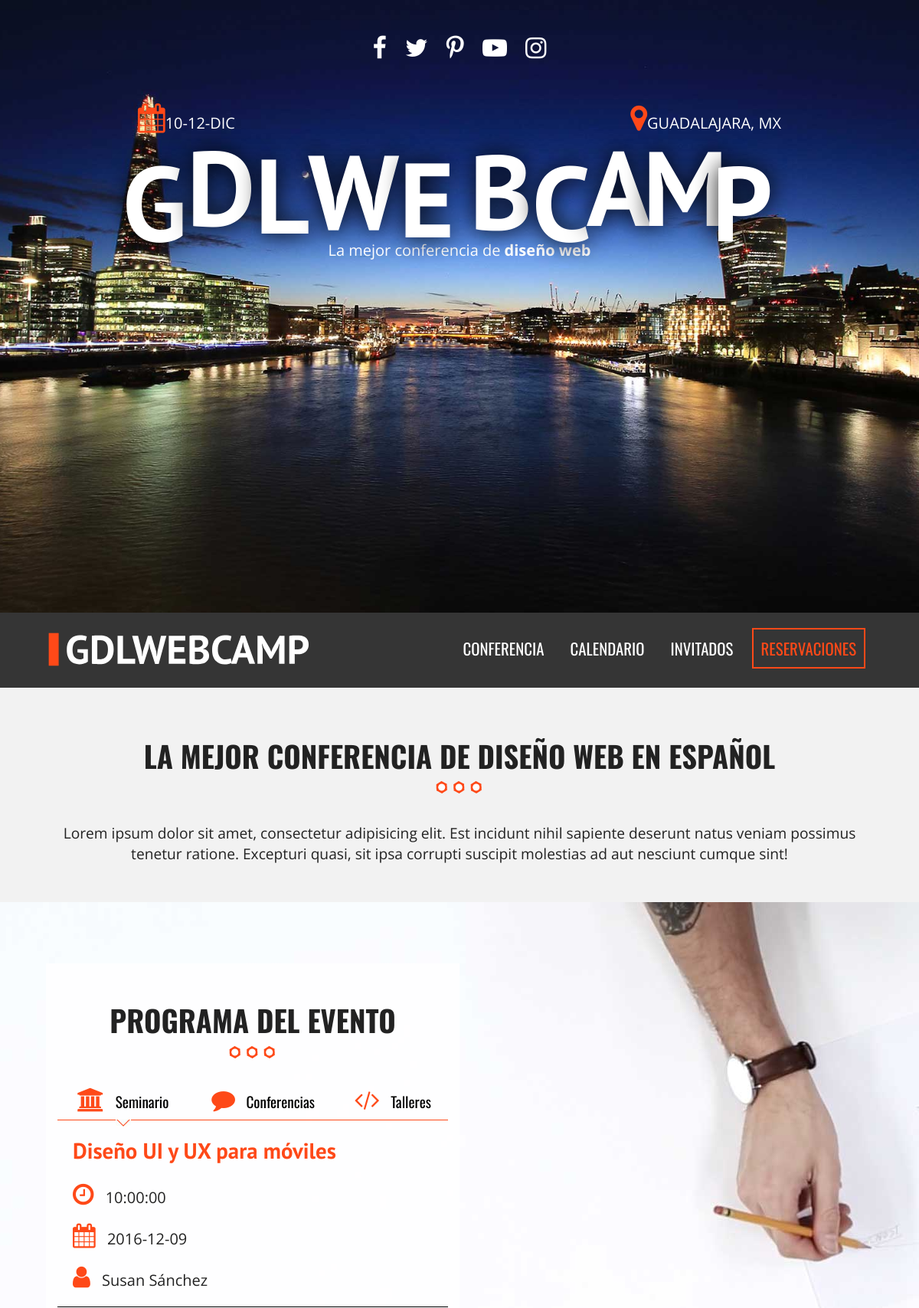
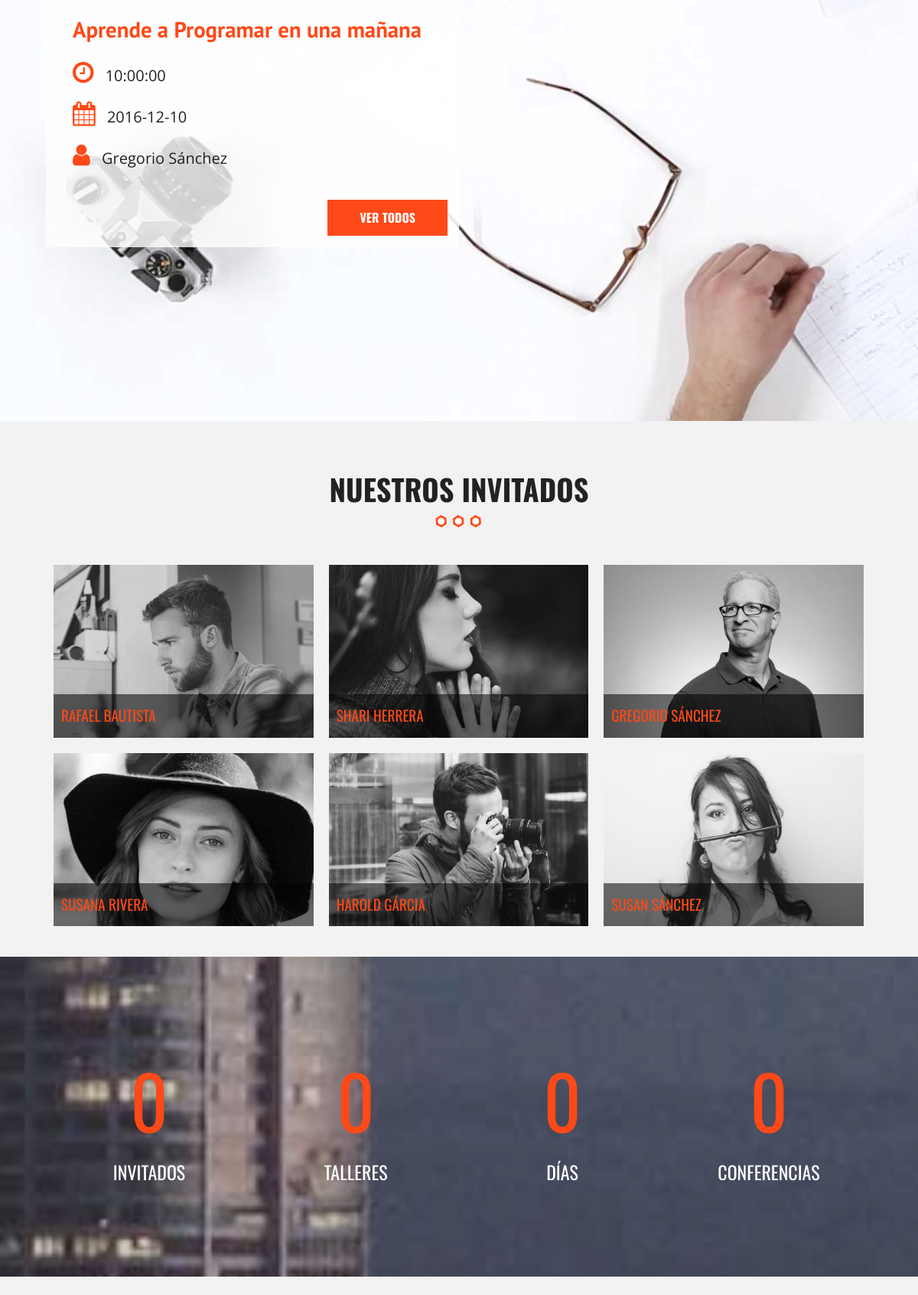
The page / (upper part) on the database its author committed (2 pictures, top to bottom).
### tables this page shows
CREATE TABLE `categoria_evento` (
  `id_categoria` tinyint(10) NOT NULL,
  `cat_evento` varchar(50) NOT NULL,
  `icono` varchar(15) NOT NULL
);

CREATE TABLE `eventos` (
  `evento_id` tinyint(10) NOT NULL,
  `nombre_evento` varchar(60) NOT NULL,
  `fecha_evento` date NOT NULL,
  `hora_evento` time NOT NULL,
  `id_categoria` tinyint(10) NOT NULL,
  `id_invitados` tinyint(4) NOT NULL,
  `clave` varchar(10) NOT NULL
);

CREATE TABLE `invitados` (
  `invitados_id` tinyint(4) NOT NULL,
  `nombre_invitado` varchar(30) NOT NULL,
  `apellido_invitado` varchar(30) NOT NULL,
  `descripcion` text NOT NULL,
  `url_imagen` varchar(50) NOT NULL
);

### index.php (the view, shortened to what this page needs)
<?php include_once 'includes/templates/header.php'; ?>
    <section class="seccion contenedor">
      <h2>La mejor conferencia de diseño web en español</h2>
      <p>Lorem ipsum dolor sit amet, consectetur adipisicing elit. Est incidunt nihil sapiente deserunt natus veniam possimus tenetur ratione. Excepturi quasi, sit ipsa corrupti suscipit molestias ad aut nesciunt cumque sint!</p>
    </section>
    <section class="programa">
      <div class="contenedor-video">
        <video autoplay loop poster="img/bg-talleres.jpg">
          <source src="video/video.mp4" type="video/mp4">
          <source src="video/video.webm" type="video/webm">
          <source src="video/video.ogv" type="video/ogg">
        </video>
      </div>
      <div class="contenido-programa">
        <div class="contenedor">
          <div class="programa-evento">
            <h2>Programa del Evento</h2>
            <?php
                try{
                    require ('includes/funciones/db_conexion.php');
                    $sql = "SELECT * FROM `categoria_evento` ";
                    $resultado = $conn->query($sql);
                }
                catch(Exeption $e){
                    $error = $e->getMessage();
                }
            ?>
            <nav class="menu-programa">
              <?php while($cat = $resultado->fetch_array(MYSQLI_ASSOC)) { ?>
                <?php $categoria = $cat['cat_evento']; ?>
                <a href="#<?php echo strtolower($categoria); ?>">
                  <i class="fa <?php echo $cat['icono']; ?>" aria-hidden="true"></i> <?php echo $categoria; ?>
                </a>
              <?php } ?>
            </nav>
            <?php
                try{
                    $sql = "SELECT `evento_id`, `nombre_evento`, `fecha_evento`, `hora_evento`, `cat_evento`, `nombre_invitado`, `apellido_invitado` ";
                    $sql .= "FROM `eventos` ";
                    $sql .= "INNER JOIN `categoria_evento` ";
                    $sql .= "ON eventos.id_categoria=categoria_evento.id_categoria ";
                    $sql .= "INNER JOIN `invitados` ";
                    $sql .= "ON eventos.id_invitados=invitados.invitados_id ";
                    $sql .= "AND eventos.id_categoria = 1 ";
                    $sql .= "ORDER BY `evento_id` LIMIT 2; ";
                    $sql .= "SELECT `evento_id`, `nombre_evento`, `fecha_evento`, `hora_evento`, `cat_evento`, `nombre_invitado`, `apellido_invitado` ";
                    $sql .= "FROM `eventos` ";
                    $sql .= "INNER JOIN `categoria_evento` ";
                    $sql .= "ON eventos.id_categoria=categoria_evento.id_categoria ";
                    $sql .= "INNER JOIN `invitados` ";
                    $sql .= "ON eventos.id_invitados=invitados.invitados_id ";
                    $sql .= "AND eventos.id_categoria = 2 ";
                    $sql .= "ORDER BY `evento_id` LIMIT 2; ";
                    $sql .= "SELECT `evento_id`, `nombre_evento`, `fecha_evento`, `hora_evento`, `cat_evento`, `nombre_invitado`, `apellido_invitado` ";
                    $sql .= "FROM `eventos` ";
                    $sql .= "INNER JOIN `categoria_evento` ";
                    $sql .= "ON eventos.id_categoria=categoria_evento.id_categoria ";
                    $sql .= "INNER JOIN `invitados` ";
                    $sql .= "ON eventos.id_invitados=invitados.invitados_id ";
                    $sql .= "AND eventos.id_categoria = 3 ";
                    $sql .= "ORDER BY `evento_id` LIMIT 2; ";
                }
                catch(Exeption $e){
                    $error = $e->getMessage();
                }
            ?>
            <?php $conn->multi_query($sql); ?>
            <?php
              do {
                $resultado = $conn->store_result();
                $row = $resultado->fetch_all(MYSQLI_ASSOC); ?>
                <?php $i = 0; ?>
                <?php foreach ($row as $evento): ?>
                  <?php if($i % 2 == 0) { ?>
                    <div id="<?php echo strtolower($evento['cat_evento']); ?>" class="info-curso ocultar clearfix">
                  <?php } ?>
                      <div class="detalle-evento">
                        <h3><?php echo utf8_encode($evento['nombre_evento']); ?></h3>
                        <p><i class="fa fa-clock-o" aria-hidden="true"></i> <?php echo $evento['hora_evento']; ?></p>
                        <p><i class="fa fa-calendar" aria-hidden="true"></i> <?php echo $evento['fecha_evento']; ?></p>
                        <p><i class="fa fa-user" aria-hidden="true"></i> <?php echo utf8_encode($evento['nombre_invitado'] ." ". $evento['apellido_invitado']); ?></p>
                      </div>
                  <?php if($i % 2 == 1): ?>
                      <a href="calendario.php" class="button float-right">Ver Todos</a>
                    </div>
                  <?php endif; ?>
                <?php $i++; ?>
                <?php endforeach; ?>
              <?php } while ($conn->more_results() && $conn->next_result());
            ?>
          </div>
        </div>
      </div>
    </section>
    <?php include_once "includes/templates/invitados.php"; ?>
    <div class="contador parallax">
      <div class="contenedor">
        <ul class="resumen-evento clearfix">
          <li><p class="numero">0</p> Invitados</li>
          <li><p class="numero">0</p> Talleres</li>
          <li><p class="numero">0</p> Días</li>
          <li><p class="numero">0</p> Conferencias</li>
        </ul>
      </div>
    </div>
<?php include_once 'includes/templates/footer.php'; ?>

### includes/templates/invitados.php (shortened to what this page needs)
<?php
    try{
        require ('includes/funciones/db_conexion.php');
        $sql = "SELECT * FROM `invitados` ";
        $resultado = $conn->query($sql);
    }
    catch(Exeption $e){
        $error = $e->getMessage();
    }
?>
    <section class="invitados contenedor seccion">
        <h2>Nuestros Invitados</h2>
        <ul class="lista-invitados clearfix">
            <?php while ($invitados = $resultado->fetch_assoc()) { ?>
                <li>
                <div class="invitado">
                    <a class="invitado-info" href="#invitado<?php echo $invitados['invitados_id']; ?>">
                        <img src="img/<?php echo $invitados['url_imagen']; ?>" alt="Imágen Invitado">
                        <p><?php echo $invitados['nombre_invitado'] ." ". $invitados['apellido_invitado']; ?></p>
                    </a>
                </div>
                </li>
            <?php }  ?>
        </ul>
    </section>

### css/main.css (style rules this page uses)
html { color: #222; font-size: 1em; line-height: 1.4; }
audio, canvas, iframe, img, svg, video { vertical-align: middle; }
html { box-sizing: border-box; }
*, *::before, *::after { box-sizing: inherit; }
body { background-color: #f2f2f2; font-family: 'Open Sans', sans-serif; }
.contenedor { width: 98%; margin: 0 auto; }
@media only screen and (min-width: 480px) { .contenedor { width: 95%; } }
@media only screen and (min-width: 768px) { .contenedor { width: 90%; } }
@media only screen and (min-width: 992px) { .contenedor { width: 90%; max-width: 1100px; } }
.seccion { padding: 30px 0; }
.seccion p { font-size: 1.2em; text-align: center; }
h2 { font-family: 'Oswald', sans-serif; font-size: 2.4em; text-transform: uppercase; text-align: center; }
h2::after { content: ''; margin: 0 auto; background-image: url(../img/separador.png); height: 30px; width: 100px; display: block; }
h3 { font-size: 1.8em; color: #fe4918; font-family: 'PT Sans', sans-serif; margin: 0; }
.button { background: #fe4918; padding: 10px 40px; color: #ffffff; text-transform: uppercase; text-decoration: none; font-weight: bold; font-family: 'Oswald', sans-serif; font-size: 1em; margin-top: 20px; display: inline-block; border: 2px solid #fe4918; }
.float-right { float: right; }
ul { list-style: none; margin: 0; padding: 0; }
section.programa { position: relative; }
div.contenedor-video { max-width: 100%; overflow-x: hidden; }
div.contenido-programa { position: absolute; top: 0; left: 0; height: 100%; width: 100%; }
div.programa-evento { background-color: rgba(255, 255, 255, .8); padding: 15px; margin-top: 80px; }
@media only screen and (min-width: 768px) { div.programa-evento { width: 70%; } }
@media only screen and (min-width: 992px) { div.programa-evento { width: 50%; } }
nav.menu-programa { width: 100%; }
@media only screen and (min-width: 768px) { nav.menu-programa { display: table; } }
nav.menu-programa a { display: block; text-align: center; color: #000000; text-decoration: none; font-family: 'Oswald', sans-serif; margin-bottom: 10px; font-size: 1.2em; position: relative; padding-bottom: 10px; border-bottom: 1px solid #fe4918; }
nav.menu-programa a.activo::after { position: absolute; content: ''; left: 0; right: 0; margin-left: auto; margin-right: auto; height: 20px; width: 30px; background-image: url(../img/talleres-flecha.jpg); background-position: top center; background-repeat: no-repeat; bottom: -20px; }
@media only screen and (min-width: 768px) { nav.menu-programa a { display: table-cell; } }
nav.menu-programa a i, div.detalle-evento p i { color: #fe4918; font-size: 1.6em; margin-right: 10px; }
div.ocultar { display: none; }
div.detalle-evento { margin-top: 20px; border-bottom: 1px solid black; padding: 0 20px; }
div.detalle-evento:nth-child(2) { border: none; }
div.detalle-evento p { margin-bottom: 20px; font-size: 20px; }
ul.lista-invitados li { padding: 10px; float: left; }
@media only screen and (min-width: 480px) { ul.lista-invitados li { width: 50%; } }
@media only screen and (min-width: 768px) { ul.lista-invitados li { width: 33.3%; } }
div.invitado { position: relative; overflow: hidden; }
div.invitado img { max-width: 100%; filter: gray; -webkit-filter: grayscale(1); -webkit-transition: all .5s ease-in-out; }
div.invitado p { position: absolute; bottom: 0; left: 0; padding: 15px 10px; margin: 0; background-color: rgba(0, 0, 0, .55); width: 100%; text-align: left; font-family: 'Oswald', sans-serif; color: #fe4918; text-transform: uppercase; -webkit-transition: all .5s ease-in-out; }
.parallax::before { width: 100%; height: 100%; position: absolute; top: 0; left: 0; background-repeat: no-repeat; background-size: cover; background-position: center center; background-attachment: fixed; -webkit-filter: brightness(.8); filter: brightness(.8); }
div.contador { position: relative; height: auto; }
div.contador::before { background-image: url(../img/bg-resumen.jpg); content: ''; }
ul.resumen-evento { position: relative; padding: 120px 0; }
ul.resumen-evento li { width: 50%; float: left; text-align: center; color: #ffffff; text-transform: uppercase; font-family: 'Oswald', sans-serif; font-size: 24px; }
@media only screen and (min-width: 768px) { ul.resumen-evento li { width: 25%; } }
p.numero { color: #fe4918; font-size: 4em; display: block; margin: 0 0 10px 0; font-family: 'Oswald', sans-serif; }
.clearfix:before, .clearfix:after { content: " "; display: table; }
.clearfix:after { clear: both; }

### rows shown on the page
categoria_evento: cat_evento "Seminario"
categoria_evento: cat_evento "Conferencias"
categoria_evento: cat_evento "Talleres"
eventos: nombre_evento "Diseño UI y UX para móviles", hora_evento "10:00:00", fecha_evento "2016-12-09", id_invitados.apellido_invitado "Susan Sánchez"
eventos: nombre_evento "Aprende a Programar en una mañana", hora_evento "10:00:00", fecha_evento "2016-12-10", id_invitados.apellido_invitado "Gregorio Sánchez", shows "VER TODOS"
invitados: url_imagen (picture), nombre_invitado "RAFAEL", apellido_invitado "BAUTISTA"
invitados: url_imagen (picture), nombre_invitado "SHARI", apellido_invitado "HERRERA"
invitados: url_imagen (picture), nombre_invitado "GREGORIO", apellido_invitado "SÁNCHEZ"
invitados: url_imagen (picture), nombre_invitado "SUSANA", apellido_invitado "RIVERA"
invitados: url_imagen (picture), nombre_invitado "HAROLD", apellido_invitado "GÁRCIA"
invitados: url_imagen (picture), nombre_invitado "SUSAN", apellido_invitado "SÁNCHEZ"
